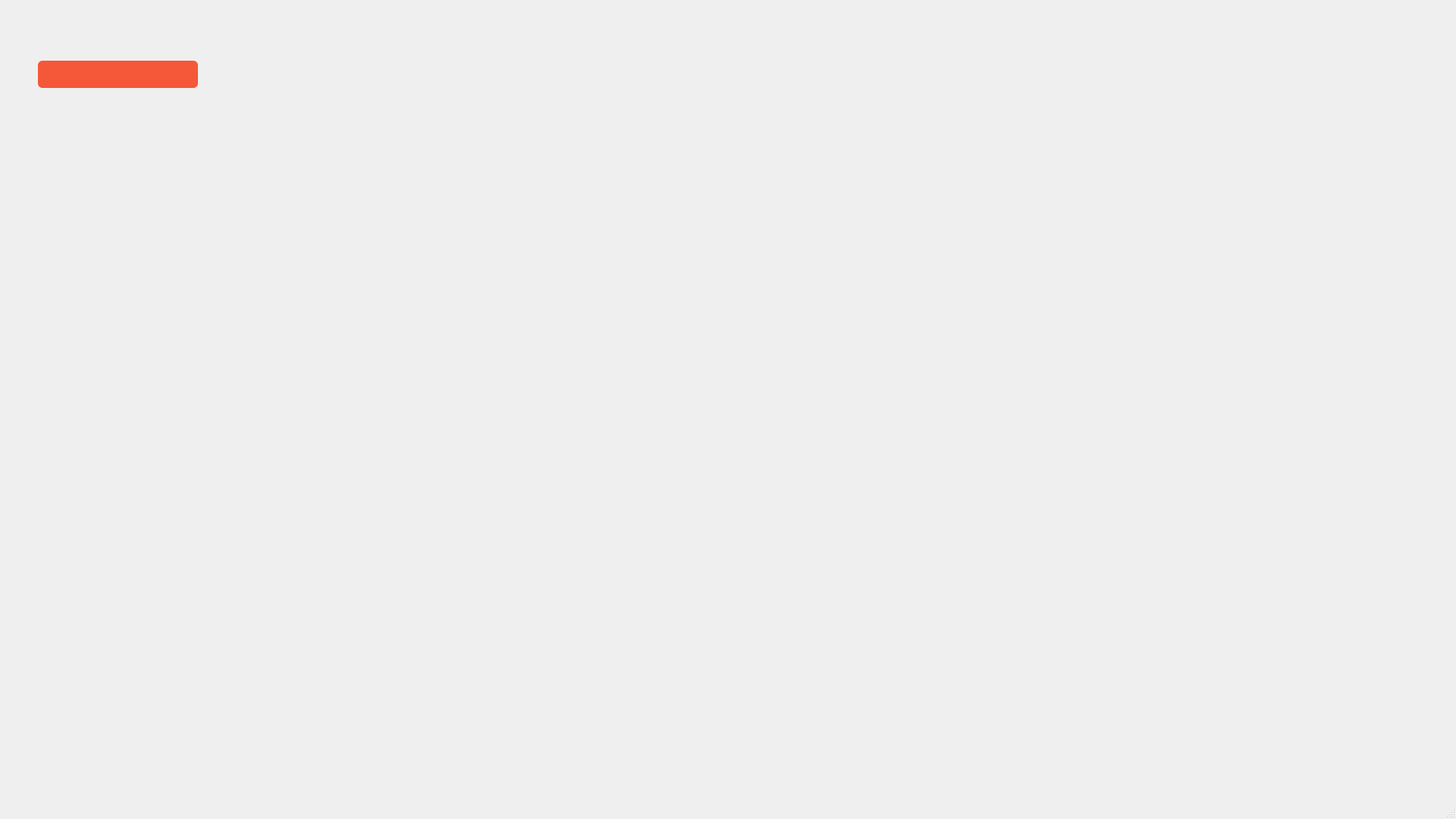
<?xml version="1.0" encoding="UTF-8"?>
<ui version="4.0">
 <class>MainWindow</class>
 <widget class="QMainWindow" name="MainWindow">
  <property name="enabled">
   <bool>true</bool>
  </property>
  <property name="geometry">
   <rect>
    <x>0</x>
    <y>0</y>
    <width>1920</width>
    <height>1080</height>
   </rect>
  </property>
  <property name="windowTitle">
   <string>MainWindow</string>
  </property>
  <property name="styleSheet">
   <string notr="true">QProgressBar{
        border: none;  
        text-align: center;
        background: rgba(0, 0, 0,0); 
        border-radius:8px;
} 

QProgressBar::chunk {
        background: rgb(244, 88, 56); 
        border-radius:6px;
} 
</string>
  </property>
  <widget class="QWidget" name="centralWidget">
   <property name="enabled">
    <bool>true</bool>
   </property>
   <property name="styleSheet">
    <string notr="true"/>
   </property>
   <widget class="QTextBrowser" name="textBrowser">
    <property name="enabled">
     <bool>true</bool>
    </property>
    <property name="geometry">
     <rect>
      <x>40</x>
      <y>10</y>
      <width>221</width>
      <height>64</height>
     </rect>
    </property>
    <property name="styleSheet">
     <string notr="true">background-color: rgba(255, 255, 255, 0);
font: 16pt &quot;幼圆&quot;;

border-image: url(:/brower_003.png);
border-color: rgba(255, 255, 255, 0);
border:0;</string>
    </property>
    <property name="overwriteMode">
     <bool>true</bool>
    </property>
   </widget>
   <widget class="QProgressBar" name="progressBar">
    <property name="enabled">
     <bool>true</bool>
    </property>
    <property name="geometry">
     <rect>
      <x>50</x>
      <y>80</y>
      <width>211</width>
      <height>36</height>
     </rect>
    </property>
    <property name="styleSheet">
     <string notr="true">
border-image: url(:/brower_002.png);</string>
    </property>
    <property name="maximum">
     <number>10</number>
    </property>
    <property name="value">
     <number>10</number>
    </property>
    <property name="textVisible">
     <bool>false</bool>
    </property>
    <property name="orientation">
     <enum>Qt::Horizontal</enum>
    </property>
    <property name="textDirection">
     <enum>QProgressBar::TopToBottom</enum>
    </property>
   </widget>
   <widget class="QTextBrowser" name="textBrowser_2">
    <property name="geometry">
     <rect>
      <x>140</x>
      <y>30</y>
      <width>91</width>
      <height>33</height>
     </rect>
    </property>
    <property name="styleSheet">
     <string notr="true">border:0;
font: 14pt &quot;华文琥珀&quot;;
background-color: rgba(255, 255, 255, 0);</string>
    </property>
   </widget>
  </widget>
  <widget class="QStatusBar" name="statusBar"/>
 </widget>
 <layoutdefault spacing="6" margin="11"/>
 <resources/>
 <connections/>
</ui>
